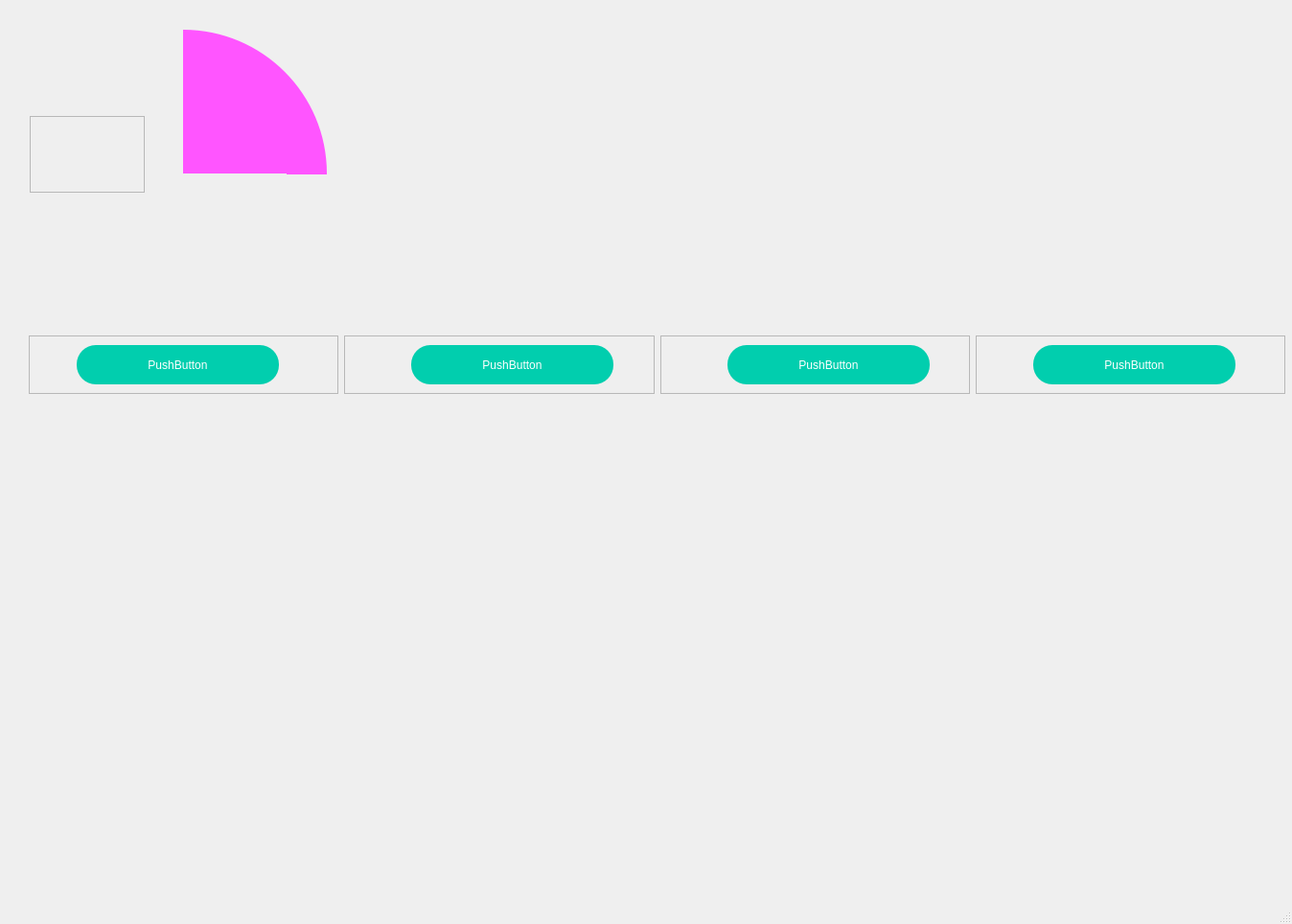
<?xml version="1.0" encoding="UTF-8"?>
<ui version="4.0">
 <class>MainWindow</class>
 <widget class="QMainWindow" name="MainWindow">
  <property name="geometry">
   <rect>
    <x>0</x>
    <y>0</y>
    <width>1348</width>
    <height>964</height>
   </rect>
  </property>
  <property name="windowTitle">
   <string>MainWindow</string>
  </property>
  <widget class="QWidget" name="centralwidget">
   <widget class="QFrame" name="CircularPercentageBarBase">
    <property name="geometry">
     <rect>
      <x>31</x>
      <y>21</y>
      <width>323</width>
      <height>323</height>
     </rect>
    </property>
    <property name="sizePolicy">
     <sizepolicy hsizetype="Preferred" vsizetype="Preferred">
      <horstretch>0</horstretch>
      <verstretch>0</verstretch>
     </sizepolicy>
    </property>
    <property name="frameShape">
     <enum>QFrame::NoFrame</enum>
    </property>
    <property name="frameShadow">
     <enum>QFrame::Raised</enum>
    </property>
    <widget class="QFrame" name="circularBg">
     <property name="geometry">
      <rect>
       <x>10</x>
       <y>10</y>
       <width>300</width>
       <height>300</height>
      </rect>
     </property>
     <property name="styleSheet">
      <string notr="true">QFrame {
	border-radius:150px;
	background-color: qconicalgradient(cx:0.5, cy:0.5, angle:90, stop:0.749 rgba(1, 206, 174, 0), stop:0.750 rgba(255, 85, 255, 255));

}</string>
     </property>
     <property name="frameShape">
      <enum>QFrame::NoFrame</enum>
     </property>
     <property name="frameShadow">
      <enum>QFrame::Raised</enum>
     </property>
    </widget>
    <widget class="QFrame" name="circularBg_2">
     <property name="geometry">
      <rect>
       <x>0</x>
       <y>100</y>
       <width>120</width>
       <height>80</height>
      </rect>
     </property>
     <property name="frameShape">
      <enum>QFrame::StyledPanel</enum>
     </property>
     <property name="frameShadow">
      <enum>QFrame::Raised</enum>
     </property>
    </widget>
   </widget>
   <widget class="QWidget" name="layoutWidget">
    <property name="geometry">
     <rect>
      <x>30</x>
      <y>350</y>
      <width>1311</width>
      <height>61</height>
     </rect>
    </property>
    <layout class="QHBoxLayout" name="horizontalLayout">
     <item>
      <widget class="QFrame" name="frame">
       <property name="frameShape">
        <enum>QFrame::StyledPanel</enum>
       </property>
       <property name="frameShadow">
        <enum>QFrame::Raised</enum>
       </property>
       <widget class="QPushButton" name="pushButton_7">
        <property name="geometry">
         <rect>
          <x>50</x>
          <y>10</y>
          <width>211</width>
          <height>41</height>
         </rect>
        </property>
        <property name="styleSheet">
         <string notr="true">QPushButton {

background-color:#01CEAE;
border:none;
color:white;
border-radius:20px;

}</string>
        </property>
        <property name="text">
         <string>PushButton</string>
        </property>
       </widget>
      </widget>
     </item>
     <item>
      <widget class="QFrame" name="frame_2">
       <property name="frameShape">
        <enum>QFrame::StyledPanel</enum>
       </property>
       <property name="frameShadow">
        <enum>QFrame::Raised</enum>
       </property>
       <widget class="QPushButton" name="pushButton_6">
        <property name="geometry">
         <rect>
          <x>70</x>
          <y>10</y>
          <width>211</width>
          <height>41</height>
         </rect>
        </property>
        <property name="styleSheet">
         <string notr="true">QPushButton {

background-color:#01CEAE;
border:none;
color:white;
border-radius:20px;

}</string>
        </property>
        <property name="text">
         <string>PushButton</string>
        </property>
       </widget>
      </widget>
     </item>
     <item>
      <widget class="QFrame" name="frame_4">
       <property name="frameShape">
        <enum>QFrame::StyledPanel</enum>
       </property>
       <property name="frameShadow">
        <enum>QFrame::Raised</enum>
       </property>
       <widget class="QPushButton" name="pushButton_5">
        <property name="geometry">
         <rect>
          <x>70</x>
          <y>10</y>
          <width>211</width>
          <height>41</height>
         </rect>
        </property>
        <property name="styleSheet">
         <string notr="true">QPushButton {

background-color:#01CEAE;
border:none;
color:white;
border-radius:20px;
float:center;

}</string>
        </property>
        <property name="text">
         <string>PushButton</string>
        </property>
       </widget>
      </widget>
     </item>
     <item>
      <widget class="QFrame" name="frame_3">
       <property name="frameShape">
        <enum>QFrame::StyledPanel</enum>
       </property>
       <property name="frameShadow">
        <enum>QFrame::Raised</enum>
       </property>
       <widget class="QPushButton" name="pushButton_4">
        <property name="geometry">
         <rect>
          <x>60</x>
          <y>10</y>
          <width>211</width>
          <height>41</height>
         </rect>
        </property>
        <property name="styleSheet">
         <string notr="true">QPushButton {

background-color:#01CEAE;
border:none;
color:white;
border-radius:20px;

}</string>
        </property>
        <property name="text">
         <string>PushButton</string>
        </property>
       </widget>
      </widget>
     </item>
    </layout>
   </widget>
  </widget>
  <widget class="QStatusBar" name="statusbar"/>
 </widget>
 <resources/>
 <connections/>
</ui>
